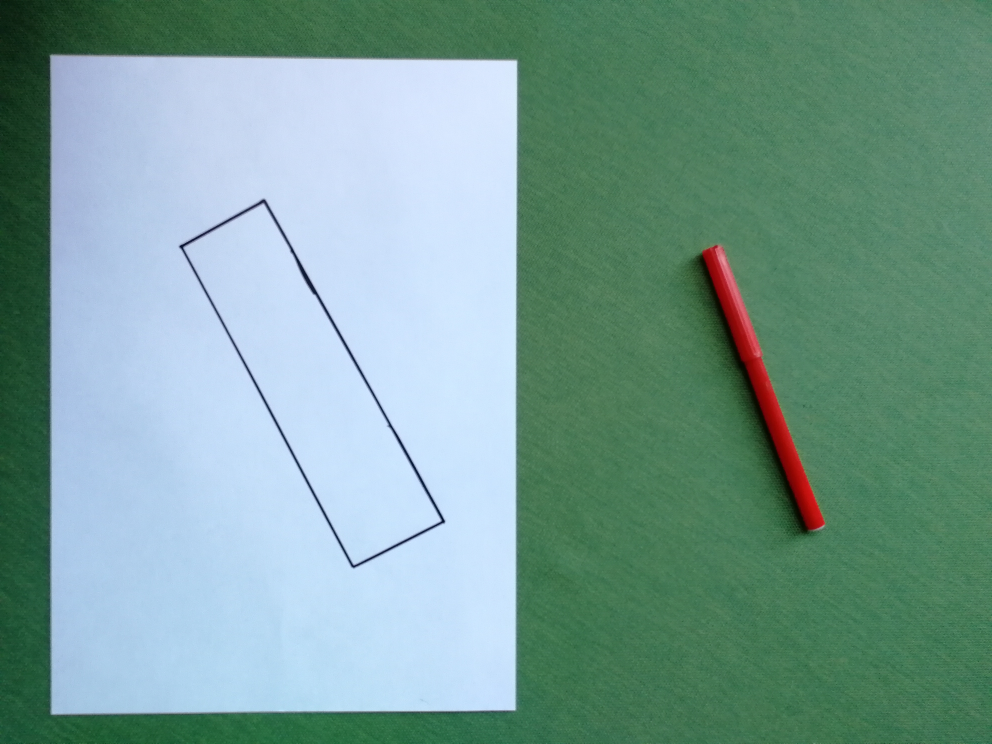
#> input picture pictures/input_fit/1.jpg, 3968 x 2976 px, found by its file name (shown at 1/4 size); its folder holds only this picture in this run
$ python test.py
#> lines starting #> are read from the running program, lines starting #| are printed output that depends on the picture; after the words box and inside, x2 and y2 are one past the last pixel; in counts of white or black regions, pixels touching at a corner belong together
### intelligent_placer_lib/lib_impl.py
from typing import Tuple, Optional

from matplotlib import pyplot as plt
from skimage.morphology import binary_opening
import skimage.measure
import sys
import numpy as np
import cv2


def process(transformations, data: np.ndarray) -> np.ndarray:
    for transformation in transformations:
        data = transformation(data)
    return data


def find_paper_contours_and_polygon_mask(path_to_img: str) -> Tuple[Optional[np.ndarray], Optional[np.ndarray]]:
    """
        Находит контуры бумаги и маску многоугольника

        :param path_to_img: путь к файлу с фотографией многоугольника и предметов
        :return: контур бумаги и маску многоугольника
    """

    def create_mask_from_contours(contours: np.ndarray) -> np.ndarray:
        """
            Создает маску на основе контура

            :param contours: контур
            :return: созданную маску, внутри контура заполненную значением False
        """
        bbox = cv2.boundingRect(contours)

        x_most_left, width, y_most_bottom, height = bbox[1], bbox[3], bbox[0], bbox[2]

        mask = np.full((width, height), True, dtype=bool)
        for y in range(y_most_bottom, y_most_bottom + height):
            for x in range(x_most_left, x_most_left + width):
                if cv2.pointPolygonTest(contours, (y, x), False) >= 0:
                    mask[x - x_most_left][y - y_most_bottom] = False

        return mask

    img = cv2.imread(path_to_img)

    assert img is not None, 'cannot read image'

    img_hsv = cv2.cvtColor(img, cv2.COLOR_BGR2HSV)

    lower_white = [0, 0, 168]
    upper_white = [172, 111, 255]

    transformations = [
        lambda img: cv2.inRange(img, np.array(lower_white), np.array(upper_white)),
        lambda img: cv2.morphologyEx(img, cv2.MORPH_CLOSE,
                                     cv2.getStructuringElement(cv2.MORPH_RECT, (5, 5), (-1, -1))),
        lambda img: cv2.morphologyEx(img, cv2.MORPH_OPEN,
                                     cv2.getStructuringElement(cv2.MORPH_RECT, (50, 50), (-1, -1)))
    ]

    img_hsv_transformed = process(transformations, img_hsv)

    contours, hierarchy = cv2.findContours(img_hsv_transformed, cv2.RETR_TREE, cv2.CHAIN_APPROX_SIMPLE)

    good_contours = []
    cx = []
    cy = []
    polygon_contours = None
    paper_contours = None
    area_contours = []

    min_contour_area = 12_000
    prox_measure = 20

    for cnt in contours:
        contour_area = cv2.contourArea(cnt)
        if contour_area > min_contour_area:
            area_contours.append(contour_area)
            good_contours.append(cnt)
            M = cv2.moments(cnt)
            cx.append(int(M['m10'] / (M['m00'] + 1e-5)))
            cy.append(int(M['m01'] / (M['m00'] + 1e-5)))

    for i in range(len(good_contours) - 1):
        if np.linalg.norm([cx[i] - cx[i + 1], cy[i] - cy[i + 1]]) < prox_measure:
            polygon_contours = good_contours[i]
            good_contours.pop(i + 1)
            good_contours.pop(i)

    assert area_contours, 'area contours is empty'

    idx = area_contours.index(max(area_contours))

    assert good_contours, 'good contours is empty'
    assert 0 <= idx < len(good_contours), 'no paper contours'

    paper_contours = good_contours[idx]

    polygon_mask = create_mask_from_contours(polygon_contours)

    return paper_contours, polygon_mask


def find_object_masks_with_areas(path_to_img: str, paper_contours: np.ndarray) -> list[Tuple[np.ndarray, int]]:
    """
        Находит для каждого объекта на изображении маску и ее площадь

        :param path_to_img: путь к файлу с фотографией многоугольника и предметов
        :param paper_contours: контур листа бумаги
        :return: маски объектов и их площади
    """

    def get_objects_area(image: np.ndarray, paper_contours: np.ndarray) -> np.ndarray:
        """
            Находит область где располагаются предметы на изображении
            Область предметов - область на изображении справа от контура листа бумаги

            :param image: изображение с листом бумаги и предметов
            :param paper_contours: контур листа бумаги
            :return: область с предметами
        """
        margin = 10
        paper_area_right_max_x = max(paper_contours, key=lambda points: points[0][0])[0][0]
        objects_area_left_min_x = paper_area_right_max_x + margin

        return image[::, objects_area_left_min_x:, ::]

    def find_objects_common_mask(objects_area: np.ndarray) -> np.ndarray:
        """
            Находит маску всех предметов в области

            :param objects_area: область с предметами
            :return: маска всех предметов в области
        """
        img_hsv = cv2.cvtColor(objects_area, cv2.COLOR_BGR2HSV)

        lower_green = [36, 25, 25]
        upper_green = [86, 255, 255]

        transformations = [
            lambda img: cv2.inRange(img, np.array(lower_green), np.array(upper_green)),
            lambda img: cv2.morphologyEx(img, cv2.MORPH_OPEN,
                                         cv2.getStructuringElement(cv2.MORPH_RECT, (2, 2), (-1, -1))),
            lambda img: cv2.morphologyEx(img, cv2.MORPH_CLOSE,
                                         cv2.getStructuringElement(cv2.MORPH_RECT, (5, 5), (-1, -1))),
            lambda img: cv2.morphologyEx(img, cv2.MORPH_OPEN,
                                         cv2.getStructuringElement(cv2.MORPH_RECT, (30, 30), (-1, -1)))
        ]

        img_hsv_transformed = process(transformations, img_hsv)

        objects_common_mask = ~binary_opening(img_hsv_transformed, footprint=np.ones((20, 20)))

        return objects_common_mask

    def truncate_mask_and_find_area(mask: np.ndarray) -> Tuple[np.ndarray, int]:
        """
            Урезает маску и находит ее площадь

            :param mask: маска площадь которой надо найти
            :return: урезанная маска и ее площадь
        """
        label = skimage.measure.label(mask)
        prop = skimage.measure.regionprops(label)[0]
        bbox = prop.bbox
        area = prop.area
        truncated_mask = mask[bbox[0]:bbox[2], bbox[1]:bbox[3]]

        return truncated_mask, area

    def find_all_objects_masks_with_areas(all_objects_mask: np.ndarray) -> list[Tuple[np.ndarray, int]]:
        """
            Находит маску каждого предмета отдельно и ее площадь

            :param all_objects_mask: маска всех предметов
            :return: маски отдельных предметов и их площади
        """
        labels = skimage.measure.label(all_objects_mask)
        props = skimage.measure.regionprops(labels)
        areas = [prop.area for prop in props]
        min_object_area = 100

        objects_masks_with_areas = []
        for i in range(len(areas)):
            if areas[i] > min_object_area:
                # Так как нумерация связанных областей начинается с 1
                connected_region_val = i + 1
                mask = labels == connected_region_val
                truncated_mask, mask_area = truncate_mask_and_find_area(mask)
                objects_masks_with_areas.append((truncated_mask, mask_area))

        return objects_masks_with_areas

    img = cv2.imread(path_to_img)

    assert img is not None, 'cannot read image'

    objects_area = get_objects_area(img, paper_contours)

    plt.imshow(cv2.cvtColor(objects_area, cv2.COLOR_BGR2GRAY), cmap='gray')
    plt.show()

    objects_common_mask = find_objects_common_mask(objects_area)

    all_objects_masks_with_areas = find_all_objects_masks_with_areas(objects_common_mask)

    for mask_with_area in all_objects_masks_with_areas:
        mask, area = mask_with_area
        plt.imshow(mask)
        plt.gray()
        plt.show()

    return all_objects_masks_with_areas


def can_objects_fit_in_polygon(polygon_mask: np.ndarray, object_masks_with_areas: list[Tuple[np.ndarray, int]]) -> bool:
    """
        Проверяет можно ли расположить все предметы внутри заданного многоугольника

        :param polygon_mask: маска многоугольника в который нужно поместить предметы
        :param object_masks_with_areas: маски предметов с их площадями
        :return: True если можно иначе False
    """

    def can_object_fit_in_polygon(polygon_mask: np.ndarray, object_mask: np.ndarray) -> bool:
        """
            Проверяет можно ли расположить данный предмет внутри заданного многоугольника

            :param polygon_mask: маска многоугольника в который нужно поместить предметы
            :param object_mask: маска предмета с его площадью
            :return: True если можно иначе False
        """
        polygon_mask_height, polygon_mask_width = polygon_mask.shape
        object_mask_height, object_mask_width = object_mask.shape
        step = 10

        for y in range(0, polygon_mask_height - object_mask_height, step):
            for x in range(0, polygon_mask_width - object_mask_width, step):
                polygon_mask_cut = polygon_mask[y:y+object_mask_height, x:x+object_mask_width]

                # Области выходящие за маску многоугольника
                # Или накладывающиеся на уже расположенные объекты в многоугольнике
                bad_area = cv2.bitwise_and(polygon_mask_cut.astype(int), object_mask.astype(int))
                if np.sum(bad_area) == 0:
                    # Добавляем на маску многоугольника успешно расположенный объект
                    polygon_mask[y:y + object_mask_height, x:x + object_mask_width] = cv2.bitwise_xor(polygon_mask_cut.astype(int), object_mask.astype(int)).astype(bool)

                    plt.imshow(polygon_mask)
                    plt.show()

                    return True

        return False

    object_masks_with_areas.sort(key=lambda each_tuple: each_tuple[1], reverse=True)

    for object_mask, object_area in object_masks_with_areas:
        if not can_object_fit_in_polygon(polygon_mask, object_mask):
            return False

    return True

### intelligent_placer_lib/lib_api.py
import matplotlib.pyplot as plt

import lib_impl as lib


def check_image(path_to_img: str) -> bool:
    paper_contours, polygon_mask = lib.find_paper_contours_and_polygon_mask(path_to_img)

    assert paper_contours is not None, 'cannot find paper'
    assert polygon_mask is not None, 'cannot find polygon on paper'

    plt.imshow(polygon_mask)
    plt.show()

    object_masks_with_areas = lib.find_object_masks_with_areas(path_to_img, paper_contours)

    assert object_masks_with_areas, 'cannot recognize objects'

    return lib.can_objects_fit_in_polygon(polygon_mask, object_masks_with_areas)

### intelligent_placer_lib/test.py
import os
import lib_api
import json


def count_accuracy(folder_with_images, should_objects_fit, all_answers):
    files = os.listdir(folder_with_images)
    num_of_correct_answers = 0
    for file in files:
        full_file_path = os.path.join(folder_with_images, file)

        can_fit = lib_api.check_image(full_file_path)

        all_answers[file] = can_fit

        if should_objects_fit == can_fit:
            num_of_correct_answers += 1

    return num_of_correct_answers, len(files)


def process():
    folder_with_fit_images = 'D:\\signal processing\\big_lab\\Intelligent-Placer\\pictures\\input_fit'
    folder_with_not_fit_images = 'D:\\signal processing\\big_lab\\Intelligent-Placer\\pictures\\input_not_fit'
    folder_to_save_answers = 'D:\\signal processing\\big_lab\\Intelligent-Placer\\answers'

    all_answers = {}
    all_answers_file_name = 'all_answers.json'

    num_of_fit_correctly, num_of_should_fit_correctly = count_accuracy(folder_with_fit_images, True, all_answers)
#> in find_paper_contours_and_polygon_mask, img is the input picture: shape (2976, 3968, 3); mean B, G, R 149.4, 157, 119.9
#> the loop in process, `for transformation in transformations:` made 3 passes
#> pass 1, in process, `data = transformation(data)`:
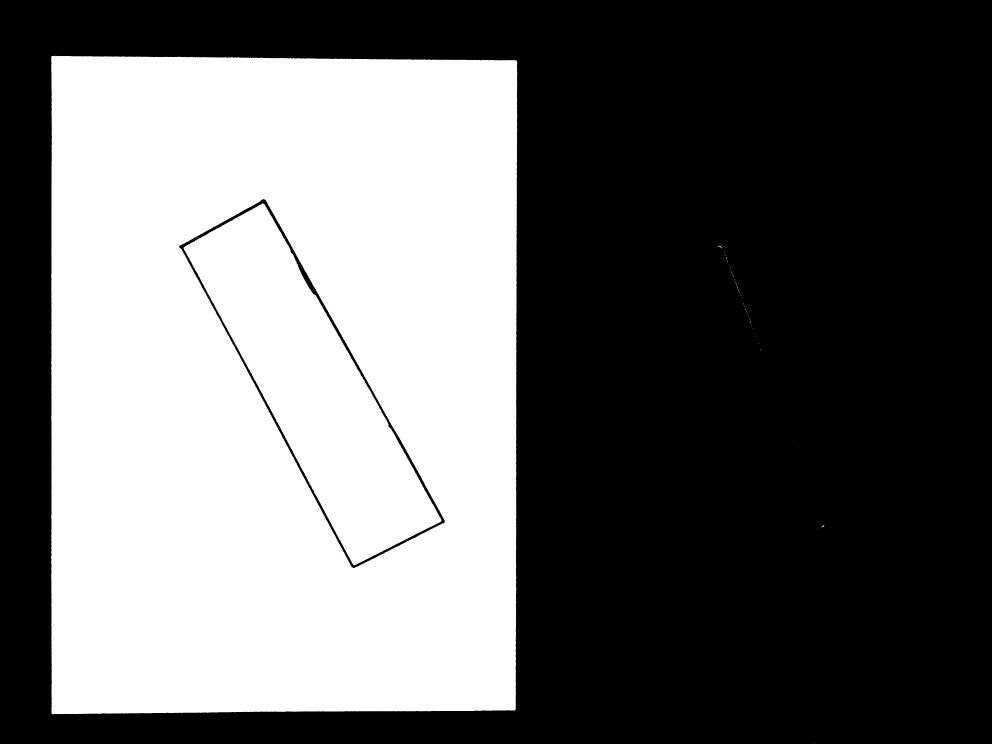
#> data: shape (2976, 3968) (shown at 1/4 size); 40.9% white; 90 white regions (85 under 20 px), largest, box (x1, y1, x2, y2) and area: (204, 223, 2069, 2857) 4270929, (734, 814, 1766, 2261) 555042, (2872, 983, 2888, 991) 46, (3284, 2099, 3298, 2109) 36, (2951, 1155, 2959, 1172) 22
#> in find_paper_contours_and_polygon_mask, `contours, hierarchy = cv2.findContours(img_hsv_transformed, cv2.RETR_T..`: contours = 3 contours; box (x1, y1, x2, y2) and area: (206, 225, 2069, 2857) 4858094, (717, 797, 1781, 2274) 594178, (754, 833, 1749, 2245) 551772
#> the loop in find_paper_contours_and_polygon_mask, `for cnt in contours:` made 3 passes
#> contour_area on passes 1 to 3: 4858094.5, 594178, 551771.5
#> after the loop in find_paper_contours_and_polygon_mask, `for cnt in contours:`: area_contours = [4858094.5, 594178, 551771.5]; cx = [1134, 1248, 1248]; cy = [1540, 1543, 1546]; good_contours has the same summary as contours
#> the loop in find_paper_contours_and_polygon_mask, `for i in range(len(good_contours) - 1):` made 2 passes
#> after the loop in find_paper_contours_and_polygon_mask, `for i in range(len(good_contours) - 1):`: good_contours = 1 contour; box (x1, y1, x2, y2) and area: (206, 225, 2069, 2857) 4858094
#> in find_paper_contours_and_polygon_mask, `idx = area_contours.index(max(area_contours))`: idx = 0
#> in find_paper_contours_and_polygon_mask, `paper_contours = good_contours[idx]`: paper_contours = contour of 132 points, box (x1, y1, x2, y2) (206, 225, 2069, 2857), area 4858094
#> in create_mask_from_contours, `bbox = cv2.boundingRect(contours)`: bbox = (717, 797, 1064, 1477)
#> in create_mask_from_contours, `x_most_left, width, y_most_bottom, height = bbox[1], bbox[3], bbox[0],..`: x_most_left = 797; width = 1477; y_most_bottom = 717; height = 1064
#> after the loop in create_mask_from_contours, `for y in range(y_most_bottom, y_most_bottom + height):`:
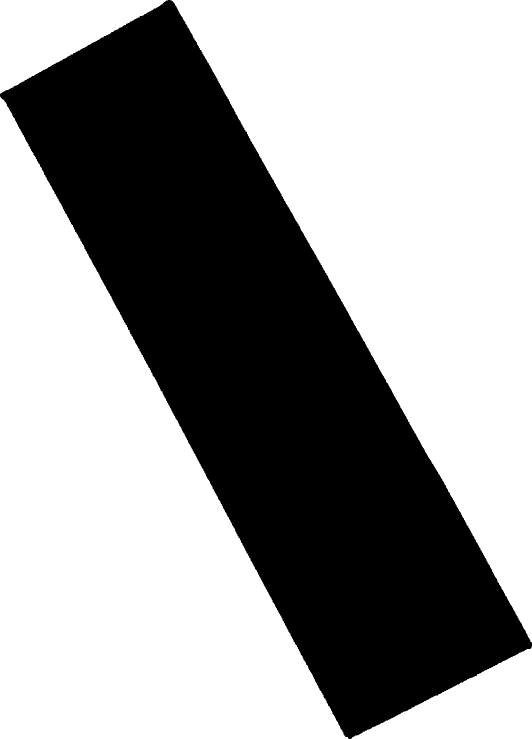
#> mask: shape (1477, 1064) bool (shown at 1/2 size); 62.1% white; 1 black region, box (x1, y1, x2, y2) and area: (0, 0, 1064, 1477) 595893
#> in get_objects_area, `paper_area_right_max_x = max(paper_contours, key=lambda points: points..`: paper_area_right_max_x = 2068
#> in get_objects_area, `objects_area_left_min_x = paper_area_right_max_x + margin`: objects_area_left_min_x = 2078
#> in get_objects_area, `return image[::, objects_area_left_min_x:, ::]`:
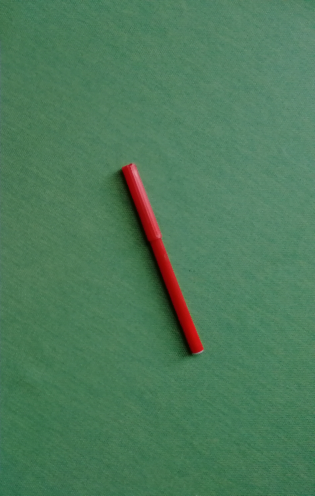
#> returned value: shape (2976, 1890, 3) (shown at 1/6 size); mean of channels 0, 1, 2 90.3, 122.6, 76.6; drawn as B, G, R
#> the loop in process (call 2), `for transformation in transformations:` made 4 passes
#> pass 1, in process (call 2), `data = transformation(data)`:
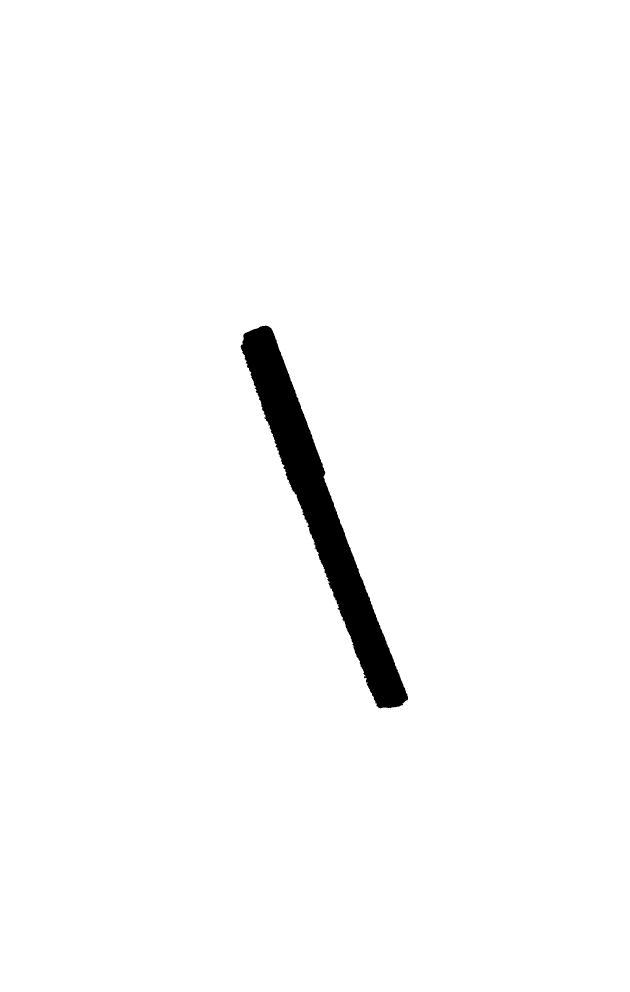
#> data: shape (2976, 1890) (shown at 1/3 size); 97.8% white; 8 black regions (7 under 20 px), largest, box (x1, y1, x2, y2) and area: (722, 977, 1224, 2125) 121515
#> in find_objects_common_mask, `objects_common_mask = ~binary_opening(img_hsv_transformed, footprint=n..`:
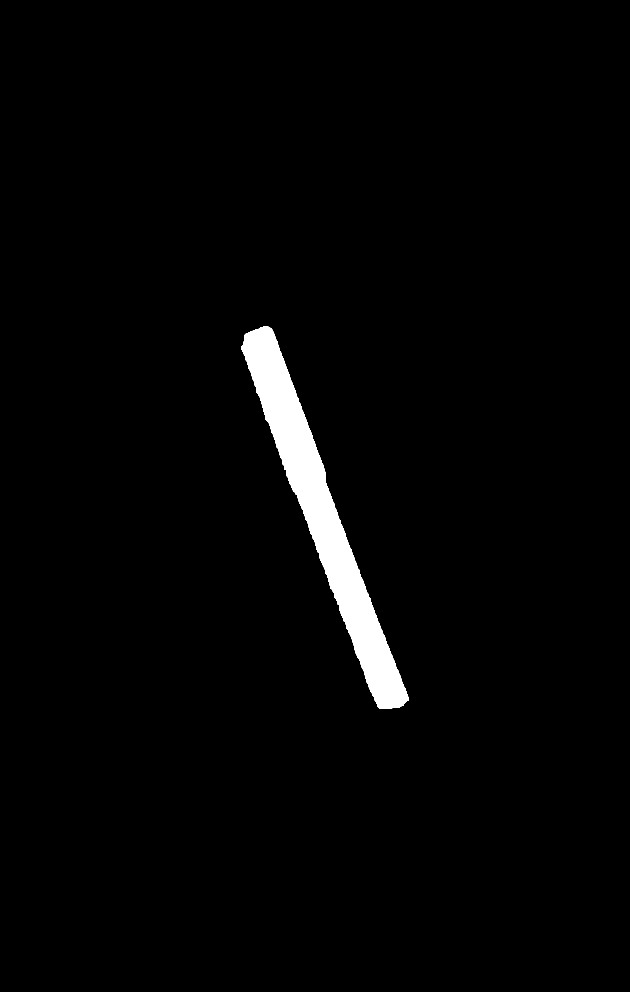
#> objects_common_mask: shape (2976, 1890) bool (shown at 1/3 size); 2.2% white; 1 white region, box (x1, y1, x2, y2) and area: (725, 979, 1226, 2126) 121548
#> in find_all_objects_masks_with_areas, `props = skimage.measure.regionprops(labels)`: props = 1 regions; box (x1, y1, x2, y2) and area: (725, 979, 1226, 2126) 121548
#> in find_all_objects_masks_with_areas, `areas = [prop.area for prop in props]`: areas = [121548]
#> the loop in find_all_objects_masks_with_areas, `for i in range(len(areas)):` made 1 pass
#> (connected_region_val, bbox in truncate_mask_and_find_area, area in truncate_mask_and_find_area, mask_area) on pass 1: (1, (979, 725, 2126, 1226), 121548, 121548)
#> pass 1, in truncate_mask_and_find_area, `truncated_mask = mask[bbox[0]:bbox[2], bbox[1]:bbox[3]]`:
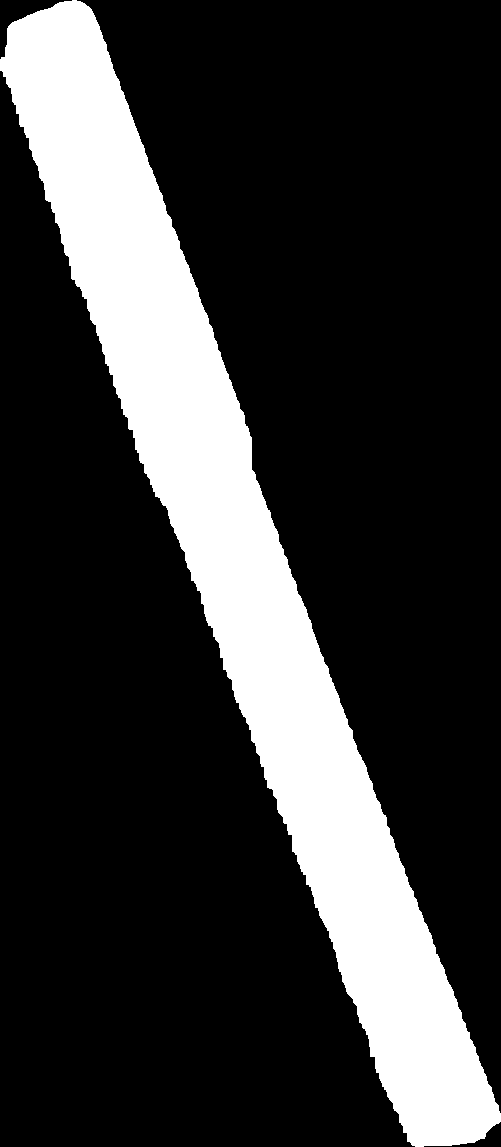
#> truncated_mask: shape (1147, 501) bool; 21.2% white; 1 white region, box (x1, y1, x2, y2) and area: (0, 0, 501, 1147) 121548
#> after the loop in find_all_objects_masks_with_areas, `for i in range(len(areas)):`: objects_masks_with_areas = 1 item
#> the loop in find_object_masks_with_areas, `for mask_with_area in all_objects_masks_with_areas:` made 1 pass
#> the loop in can_objects_fit_in_polygon, `for object_mask, object_area in object_masks_with_areas:` made 1 pass
#> (object_area, polygon_mask_height in can_object_fit_in_polygon, polygon_mask_width in can_object_fit_in_polygon, object_mask_height in can_object_fit_in_polygon, object_mask_width in can_object_fit_in_polygon, step in can_object_fit_in_polygon) on pass 1: (121548, 1477, 1064, 1147, 501, 10)
#> pass 1, in can_object_fit_in_polygon, `plt.show()`:
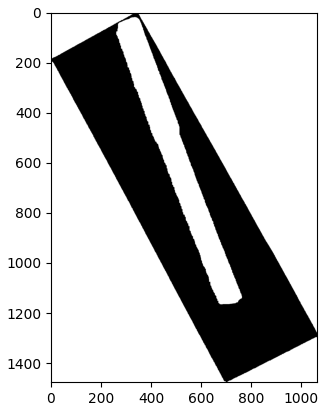
#> figure drawn by matplotlib, 1 panel
#> in count_accuracy, `can_fit = lib_api.check_image(full_file_path)`: can_fit = True
    num_of_not_fit_correctly, num_of_should_not_fit_correctly = count_accuracy(folder_with_not_fit_images, False,
                                                                               all_answers)

    accuracy = (num_of_fit_correctly + num_of_not_fit_correctly) / (
                num_of_should_fit_correctly + num_of_should_not_fit_correctly)

    print('Accuracy: ' + str(accuracy))

    with open(os.path.join(folder_to_save_answers, all_answers_file_name), 'w') as f:
        json.dump(all_answers, f)


if __name__ == '__main__':
#> (the run stopped early here; a loop or call above may not have finished)
